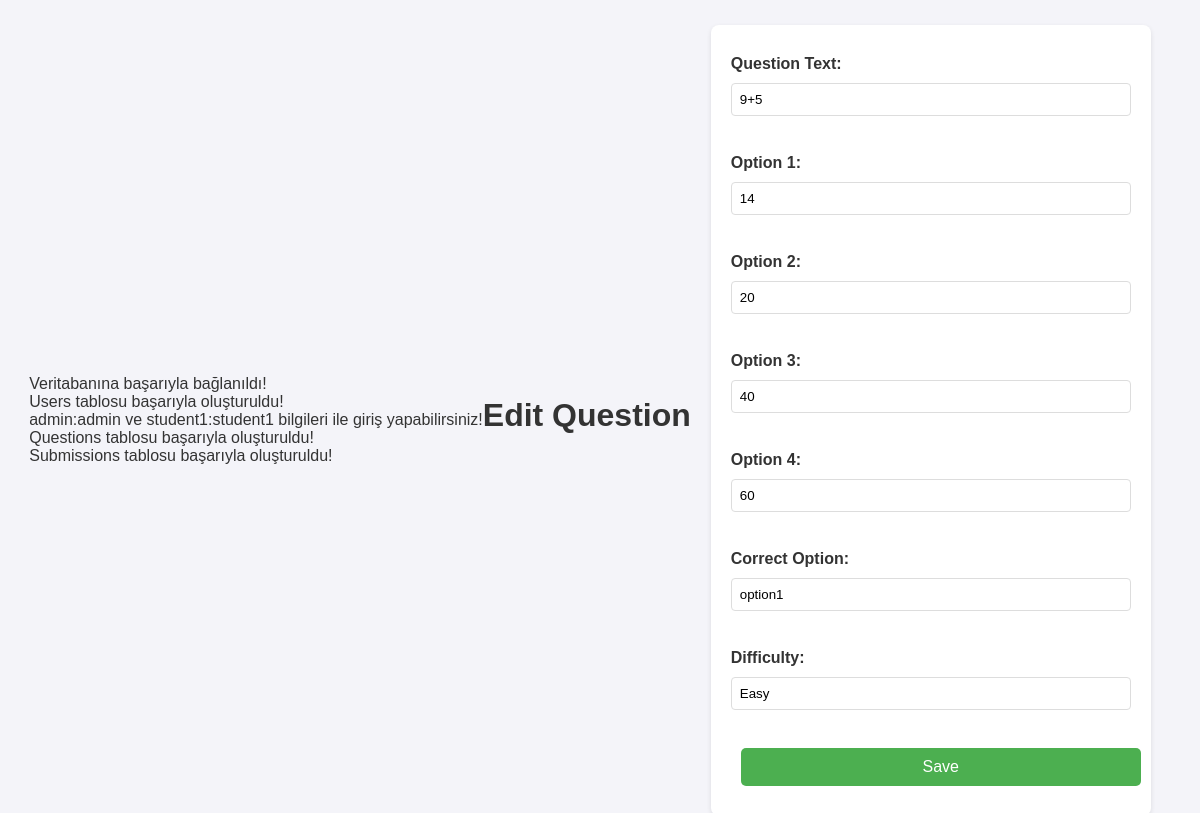
Page /editQuestion.php?id=18 on the committed database.
### tables this page shows
CREATE TABLE questions (
        question_id INTEGER PRIMARY KEY AUTOINCREMENT,
        question_text TEXT NOT NULL,
        option1 TEXT NOT NULL,
        option2 TEXT NOT NULL,
        option3 TEXT NOT NULL,
        option4 TEXT NOT NULL,
        true_option TEXT NOT NULL,
        difficulty TEXT NOT NULL
    );

### editQuestion.php (the view, shortened to what this page needs)
<?php
include 'db.php';
if (isset($_GET['id'])) {
    $question_id = $_GET['id'];
    $query = $pdo->prepare("SELECT * FROM questions WHERE question_id = ?");
    $query->execute([$question_id]);
    $question = $query->fetch(PDO::FETCH_ASSOC);
}
?>
<!DOCTYPE html>
<html lang="en">
<head>
    <link rel="stylesheet" type="text/css" href="style.css">
</head>
<body>
    <h1>Edit Question</h1>
    <form action="saveEditQuestion.php" method="post">
        <label>Question Text:</label>
        <input type="text" name="question_text" value="<?php echo htmlspecialchars($question['question_text']); ?>" required><br>
        <label>Option 1:</label>
        <input type="text" name="option1" value="<?php echo htmlspecialchars($question['option1']); ?>" required><br>
        <label>Option 2:</label>
        <input type="text" name="option2" value="<?php echo htmlspecialchars($question['option2']); ?>" required><br>
        <label>Option 3:</label>
        <input type="text" name="option3" value="<?php echo htmlspecialchars($question['option3']); ?>" required><br>
        <label>Option 4:</label>
        <input type="text" name="option4" value="<?php echo htmlspecialchars($question['option4']); ?>" required><br>
        <label>Correct Option:</label>
        <input type="text" name="true_option" value="<?php echo htmlspecialchars($question['true_option']); ?>" required><br>
        <label>Difficulty:</label>
        <input type="text" name="difficulty" value="<?php echo htmlspecialchars($question['difficulty']); ?>" required><br>
        <button type="submit">Save</button>
    </form>
</body>
</html>

### style.css (style rules this page uses)
body { font-family: Arial, sans-serif; background-color: #f4f4f4; color: #333; margin: 0; padding: 0; display: flex; justify-content: center; align-items: center; height: 100vh; }
input[type="text"], input[type="password"] { width: 100%; padding: 10px; margin: 8px 0; display: inline-block; border: 1px solid #ccc; box-sizing: border-box; border-radius: 4px; }
form label { font-weight: bold; display: block; margin-top: 10px; }
form input[type="text"], form input[type="password"] { margin-top: 5px; }
form { display: flex; flex-direction: column; }
h1 { text-align: center; color: #444; margin-bottom: 30px; }
button { font-size: 16px; padding: 10px 20px; margin: 10px; border: none; cursor: pointer; border-radius: 5px; }
body { font-family: Arial, sans-serif; background-color: #f4f4f4; color: #333; padding: 20px; }
input[type="text"], select { width: 100%; padding: 10px; margin: 10px 0; border: 1px solid #ccc; border-radius: 5px; }
body { font-family: Arial, sans-serif; background-color: #f4f4f9; margin: 0; padding: 20px; }
form { background-color: #fff; padding: 20px; border-radius: 8px; box-shadow: 0 2px 5px rgba(0, 0, 0, 0.1); max-width: 500px; margin: 0 auto; }
label { display: block; margin: 10px 0; font-size: 16px; }
body { font-family: Arial, sans-serif; background-color: #f4f4f9; margin: 0; padding: 20px; display: flex; justify-content: center; align-items: center; height: 100vh; }
h1 { text-align: center; color: #333; }
form { background-color: #fff; padding: 20px; border-radius: 8px; box-shadow: 0 2px 5px rgba(0, 0, 0, 0.1); max-width: 400px; width: 100%; margin: 20px; }
label { display: block; margin: 10px 0 5px; font-weight: bold; }
input[type="text"] { width: 100%; padding: 8px; margin-bottom: 10px; border: 1px solid #ddd; border-radius: 4px; }
button { background-color: #4CAF50; color: white; padding: 10px 20px; border: none; border-radius: 5px; cursor: pointer; font-size: 16px; width: 100%; }

### rows in the picture
questions: question_text "9+5", option1 "14", option2 "20", option3 "40", option4 "60", true_option "option1", difficulty "Easy"
